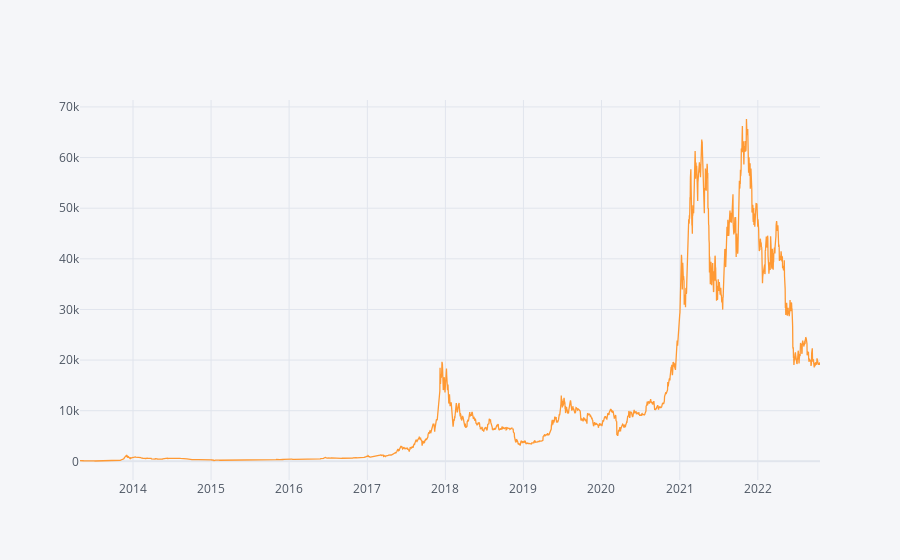

Notebook code for this chart:
### Code cell
df['price'].iplot();

### Figure 1 — Plotly figure (JSON) as saved in the notebook; plotly's stock layout.template omitted (floating-point values rounded to 4 significant figures; data arrays with more than 128 entries replaced by an {"elided": "..."} marker saying what was removed)
{"data": [{"line": {"color": "rgba(255, 153, 51, 1.0)", "dash": "solid", "shape": "linear", "width": 1.3}, "mode": "lines", "name": "price", "text": "", "type": "scatter", "x": {"elided": "3462 str values"}, "y": {"elided": "3462 float values"}}], "layout": {"legend": {"bgcolor": "#F5F6F9", "font": {"color": "#4D5663"}}, "paper_bgcolor": "#F5F6F9", "plot_bgcolor": "#F5F6F9", "title": {"font": {"color": "#4D5663"}}, "xaxis": {"gridcolor": "#E1E5ED", "showgrid": true, "tickfont": {"color": "#4D5663"}, "title": {"font": {"color": "#4D5663"}, "text": ""}, "zerolinecolor": "#E1E5ED"}, "yaxis": {"gridcolor": "#E1E5ED", "showgrid": true, "tickfont": {"color": "#4D5663"}, "title": {"font": {"color": "#4D5663"}, "text": ""}, "zerolinecolor": "#E1E5ED"}}}
